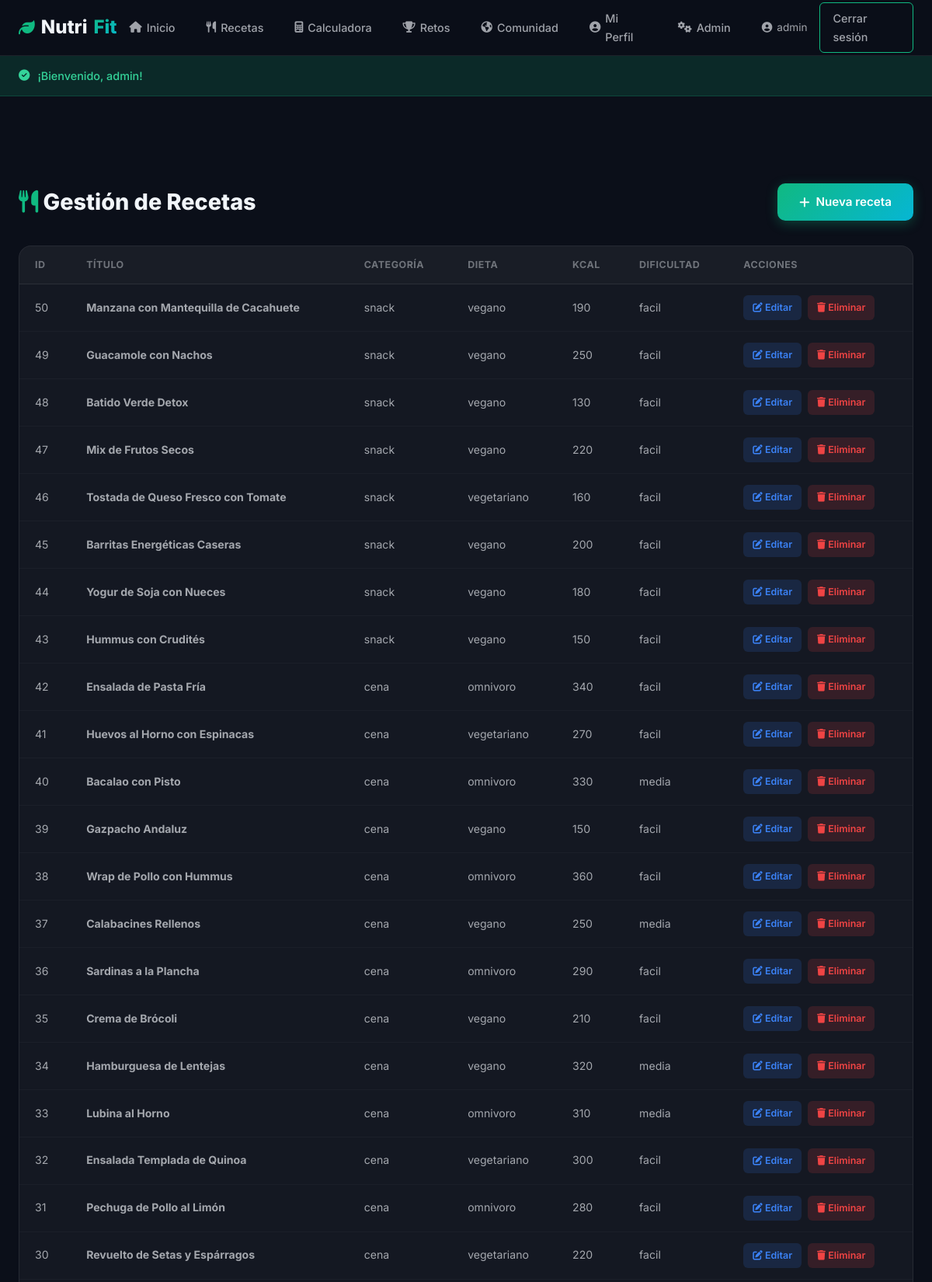
Screenshot of /admin/recipes.php (signed in, upper part) with the database file from the repository.
### tables this page shows
CREATE TABLE recipes (
    id INT AUTO_INCREMENT PRIMARY KEY,
    title VARCHAR(200) NOT NULL,
    description TEXT,
    image_url VARCHAR(500) DEFAULT '',
    prep_time INT DEFAULT 0 COMMENT 'minutes',
    cook_time INT DEFAULT 0 COMMENT 'minutes',
    servings INT DEFAULT 1,
    difficulty ENUM('facil', 'media', 'dificil') DEFAULT 'facil',
    category ENUM('desayuno', 'comida', 'cena', 'snack') DEFAULT 'comida',
    diet_type ENUM('omnivoro', 'vegetariano', 'vegano') DEFAULT 'omnivoro',
    calories INT DEFAULT 0,
    protein DECIMAL(6,1) DEFAULT 0,
    carbs DECIMAL(6,1) DEFAULT 0,
    fat DECIMAL(6,1) DEFAULT 0,
    fiber DECIMAL(6,1) DEFAULT 0,
    created_at TIMESTAMP DEFAULT CURRENT_TIMESTAMP
);

### includes/functions.php (called while the page is built, shortened)
<?php
function sanitize($str) {
    return htmlspecialchars(trim($str), ENT_QUOTES, 'UTF-8');
}

### admin/recipes.php (the view, shortened to what this page needs)
<?php
require_once __DIR__ . '/../includes/functions.php';
$db = getDB();
$recipes = $db->query("SELECT * FROM recipes ORDER BY id DESC")->fetchAll();
include __DIR__ . '/../includes/header.php';
?>
<div class="admin-page">
    <div class="container">
        <div class="admin-header">
            <h1><i class="fas fa-utensils" style="color:var(--accent)"></i> Gestión de Recetas</h1>
            <a href="recipe_form.php" class="btn btn-primary"><i class="fas fa-plus"></i> Nueva receta</a>
        </div>
        <div class="admin-table-wrapper">
            <table class="admin-table">
                <thead>
                    <tr>
                        <th>ID</th>
                        <th>Título</th>
                        <th>Categoría</th>
                        <th>Dieta</th>
                        <th>Kcal</th>
                        <th>Dificultad</th>
                        <th>Acciones</th>
                    </tr>
                </thead>
                <tbody>
                    <?php foreach ($recipes as $r): ?>
                    <tr>
                        <td><?= $r['id'] ?></td>
                        <td><strong><?= sanitize($r['title']) ?></strong></td>
                        <td><?= sanitize($r['category']) ?></td>
                        <td><?= sanitize($r['diet_type']) ?></td>
                        <td><?= $r['calories'] ?></td>
                        <td><?= sanitize($r['difficulty']) ?></td>
                        <td>
                            <div class="actions">
                                <a href="recipe_form.php?id=<?= $r['id'] ?>" class="btn-edit"><i class="fas fa-edit"></i> Editar</a>
                                <a href="delete_recipe.php?id=<?= $r['id'] ?>" class="btn-delete" onclick="return confirmDelete('<?= sanitize($r['title']) ?>')"><i class="fas fa-trash"></i> Eliminar</a>
                            </div>
                        </td>
                    </tr>
                    <?php endforeach; ?>
                </tbody>
            </table>
        </div>
    </div>
</div>
<?php include __DIR__ . '/../includes/footer.php'; ?>

### css/style.css (style rules this page uses)
:root { --bg-primary: #0b0f19; --bg-secondary: #111827; --bg-card: rgba(255, 255, 255, 0.04); --bg-card-hover: rgba(255, 255, 255, 0.08); --bg-glass: rgba(255, 255, 255, 0.06); --border-glass: rgba(255, 255, 255, 0.08); --accent: #10b981; --accent-light: #34d399; --accent-dark: #059669; --accent2: #06b6d4; --gradient: linear-gradient(135deg, #10b981, #06b6d4); --gradient-hover: linear-gradient(135deg, #34d399, #22d3ee); --text-primary: #f1f5f9; --text-secondary: rgba(241, 245, 249, 0.65); --text-muted: rgba(241, 245, 249, 0.4); --danger: #ef4444; --warning: #f59e0b; --success: #10b981; --info: #3b82f6; --radius: 16px; --radius-sm: 10px; --radius-xs: 6px; --shadow: 0 8px 32px rgba(0, 0, 0, 0.3); --shadow-glow: 0 0 30px rgba(16, 185, 129, 0.15); --transition: all 0.3s cubic-bezier(0.4, 0, 0.2, 1); --font: 'Inter', -apple-system, BlinkMacSystemFont, sans-serif; --nav-height: 72px; }
*, *::before, *::after { box-sizing: border-box; margin: 0; padding: 0; }
html { scroll-behavior: smooth; }
body { font-family: var(--font); background: var(--bg-primary); color: var(--text-primary); line-height: 1.6; min-height: 100vh; -webkit-font-smoothing: antialiased; }
a { color: var(--accent-light); text-decoration: none; transition: var(--transition); }
.container { max-width: 1200px; margin: 0 auto; padding: 0 24px; }
.btn { display: inline-flex; align-items: center; justify-content: center; gap: 8px; padding: 12px 28px; border-radius: var(--radius-sm); font-family: var(--font); font-size: 0.95rem; font-weight: 600; cursor: pointer; border: none; transition: var(--transition); text-decoration: none; }
.btn-primary { background: var(--gradient); color: #fff; box-shadow: 0 4px 15px rgba(16, 185, 129, 0.3); }
.admin-page { padding: 40px 0 80px; }
.admin-header { display: flex; justify-content: space-between; align-items: center; margin-bottom: 32px; }
.admin-header h1 { font-size: 1.8rem; font-weight: 800; }
.admin-table-wrapper { background: var(--bg-card); border: 1px solid var(--border-glass); border-radius: var(--radius); overflow: hidden; }
.admin-table { width: 100%; border-collapse: collapse; }
.admin-table th { text-align: left; padding: 14px 20px; font-size: 0.78rem; font-weight: 700; text-transform: uppercase; letter-spacing: 0.5px; color: var(--text-muted); background: rgba(255,255,255,0.02); border-bottom: 1px solid var(--border-glass); }
.admin-table td { padding: 14px 20px; font-size: 0.88rem; border-bottom: 1px solid rgba(255,255,255,0.03); color: var(--text-secondary); }
.admin-table .actions { display: flex; gap: 8px; }
.admin-table .actions a, .admin-table .actions button { padding: 6px 12px; border-radius: var(--radius-xs); font-size: 0.78rem; font-weight: 600; cursor: pointer; border: none; font-family: var(--font); transition: var(--transition); }
.admin-table .btn-edit { background: rgba(59,130,246,0.15); color: var(--info); }
.admin-table .btn-delete { background: rgba(239,68,68,0.15); color: var(--danger); }

### rows the page displays
recipes: id "50", title "Manzana con Mantequilla de Cacahuete", category "snack", diet_type "vegano", calories "190", difficulty "facil"
recipes: id "49", title "Guacamole con Nachos", category "snack", diet_type "vegano", calories "250", difficulty "facil"
recipes: id "48", title "Batido Verde Detox", category "snack", diet_type "vegano", calories "130", difficulty "facil"
recipes: id "47", title "Mix de Frutos Secos", category "snack", diet_type "vegano", calories "220", difficulty "facil"
recipes: id "46", title "Tostada de Queso Fresco con Tomate", category "snack", diet_type "vegetariano", calories "160", difficulty "facil"
recipes: id "45", title "Barritas Energéticas Caseras", category "snack", diet_type "vegano", calories "200", difficulty "facil"
recipes: id "44", title "Yogur de Soja con Nueces", category "snack", diet_type "vegano", calories "180", difficulty "facil"
recipes: id "43", title "Hummus con Crudités", category "snack", diet_type "vegano", calories "150", difficulty "facil"
recipes: id "42", title "Ensalada de Pasta Fría", category "cena", diet_type "omnivoro", calories "340", difficulty "facil"
recipes: id "41", title "Huevos al Horno con Espinacas", category "cena", diet_type "vegetariano", calories "270", difficulty "facil"
recipes: id "40", title "Bacalao con Pisto", category "cena", diet_type "omnivoro", calories "330", difficulty "media"
recipes: id "39", title "Gazpacho Andaluz", category "cena", diet_type "vegano", calories "150", difficulty "facil"
recipes: id "38", title "Wrap de Pollo con Hummus", category "cena", diet_type "omnivoro", calories "360", difficulty "facil"
recipes: id "37", title "Calabacines Rellenos", category "cena", diet_type "vegano", calories "250", difficulty "media"
recipes: id "36", title "Sardinas a la Plancha", category "cena", diet_type "omnivoro", calories "290", difficulty "facil"
recipes: id "35", title "Crema de Brócoli", category "cena", diet_type "vegano", calories "210", difficulty "facil"
recipes: id "34", title "Hamburguesa de Lentejas", category "cena", diet_type "vegano", calories "320", difficulty "media"
recipes: id "33", title "Lubina al Horno", category "cena", diet_type "omnivoro", calories "310", difficulty "media"
recipes: id "32", title "Ensalada Templada de Quinoa", category "cena", diet_type "vegetariano", calories "300", difficulty "facil"
recipes: id "31", title "Pechuga de Pollo al Limón", category "cena", diet_type "omnivoro", calories "280", difficulty "facil"
recipes: id "30", title "Revuelto de Setas y Espárragos", category "cena", diet_type "vegetariano", calories "220", difficulty "facil"

### other values shown
$_SESSION['username'] "admin"
$flash['message'] "¡Bienvenido, admin!"
